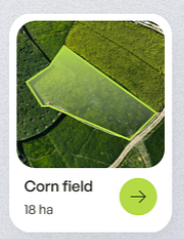
#> input picture image_slide_show/images/common.png, 184 x 239 px, found by its file name; its folder holds 3 pictures in this run
$ python main.py
#> lines starting #> are read from the running program, lines starting #| are printed output that depends on the picture
import cv2
import os

list_name = os.listdir(r"images")
for name in list_name:
    path = "images"
    image_name = path + "\\" + name
    img = cv2.imread(image_name)
#> img is the input picture: shape (239, 184, 3); mean B, G, R 139, 173, 161.7
    img = cv2.resize(img, (500, 500))
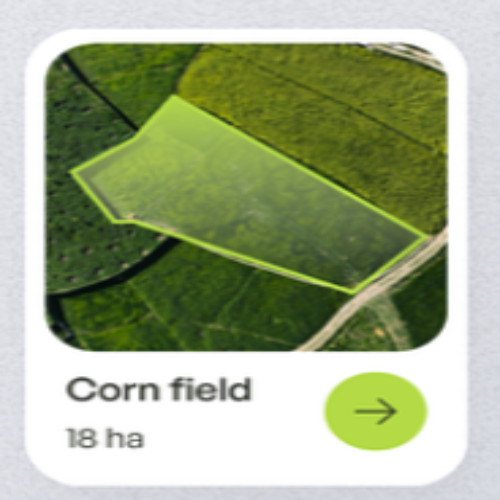
#> img: shape (500, 500, 3); mean B, G, R 138.9, 172.9, 161.6
    cv2.imshow('slide show', img)
    cv2.waitKey(3000)
#> pass 2 of the loop `for name in list_name:`:
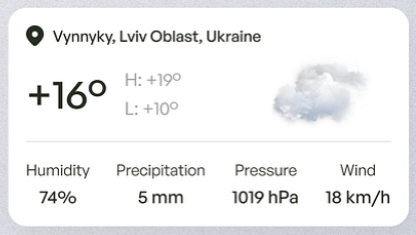
#> input picture image_slide_show/images/component.png, 416 x 235 px, found by its file name
#> img is the input picture: shape (235, 416, 3); mean B, G, R 241.6, 241, 240.5
#> `img = cv2.resize(img, (500, 500))`:
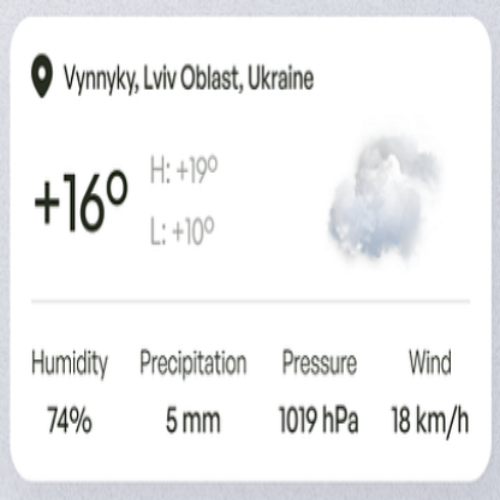
#> img: shape (500, 500, 3); mean B, G, R 241.6, 241, 240.4
#> pass 3 of the loop `for name in list_name:`:
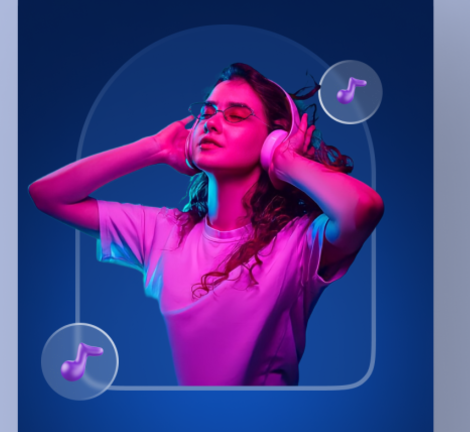
#> input picture image_slide_show/images/personSplash.png, 470 x 432 px, found by its file name
#> img is the input picture: shape (432, 470, 3); mean B, G, R 132.8, 59.1, 70
#> `img = cv2.resize(img, (500, 500))`:
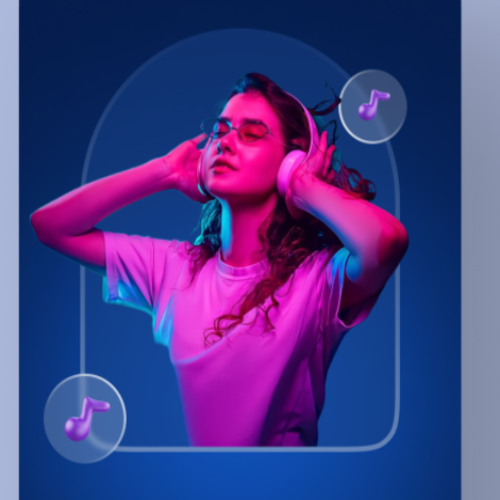
#> img: shape (500, 500, 3); mean B, G, R 132.8, 59.1, 69.9
cv2.destroyAllWindows()
